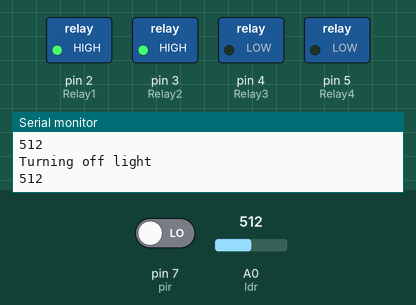
A sketch run on a simulated Arduino Uno, built with avr-gcc and run on an emulated ATmega328P. Parts: switched loads named in the sketch (green lamp = pin HIGH), the last lines printed to the serial monitor. The inputs (shaded band) are chosen by the test bench; at power-on: A0 (ldr) = 512, pin 7 (pir) LOW.

Above: at 1.2 s.
1.3 s: A0 (ldr) set to 108
4.3 s: A0 (ldr) set to 93
At 5.5 s:
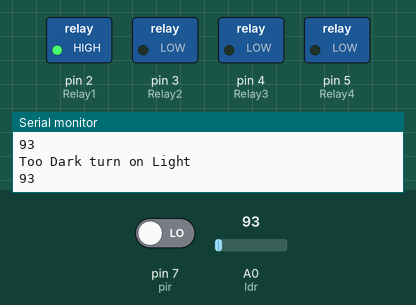
5.8 s: pin 7 (pir) driven HIGH
At 6.2 s:
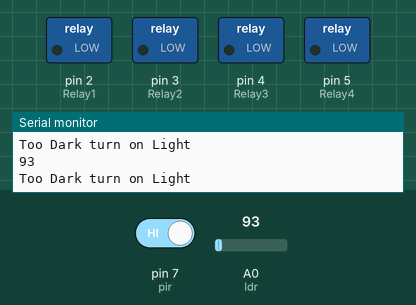
7.3 s: A0 (ldr) set to 110
At 7.8 s:
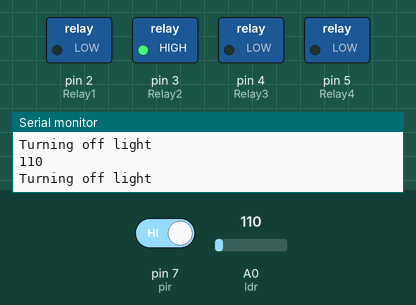
8.8 s: pin 7 (pir) driven LOW
At 11.1 s:
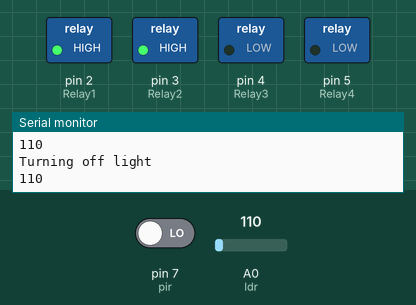
Timing chart, 0 to 12.6 s (numbered marks = the images above; inputs shaded):
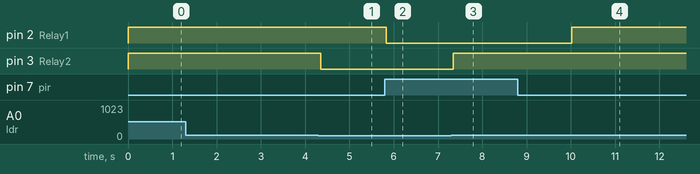

The sketch:

LDR___PIR___IR.ino
```cpp
#include <IRremote.h>
# define ldr A0
#define Relay1 2 //PIR
#define Relay2 3 //LDR
#define Relay3 4 //IR
#define Relay4 5 //IR


int RECV_PIN = 6;
IRrecv irrecv(RECV_PIN);
decode_results results;
int count;
int pir = 7;
int Check;
int ldr_value;
long number;
void setup() {
  // put your setup code here, to run once:

Serial.begin(9600);
pinMode(pir,INPUT);
pinMode(Relay1,OUTPUT);
pinMode(Relay2,OUTPUT);
pinMode(Relay3,OUTPUT);
pinMode(Relay4,OUTPUT);
digitalWrite(pir,HIGH);


Serial.println("Enabling IRin");
  irrecv.enableIRIn(); // Start the receiver
  Serial.println("Enabled IRin");
}

void loop() {
//  // put your main code here, to run repeatedly:
long timer=millis();
long t=timer/1000;

t=t%10;
if(t == 0) {
Check=digitalRead(pir);
Serial.println(Check);
}
if (Check == 0){

  digitalWrite(Relay1,HIGH);
Check=digitalRead(pir);
}
else {
  digitalWrite(Relay1,LOW);

}
ldr_value=analogRead(ldr);
Serial.println(ldr_value);
if (ldr_value < 100){
  Serial.println("Too Dark turn on Light");
  digitalWrite(Relay2,LOW);

}
else{
  Serial.println("Turning off light");
  digitalWrite(Relay2,HIGH);

}
if (irrecv.decode(&results)) {
    Serial.println(results.value, HEX);
    number= results.value, HEX;
    irrecv.resume(); // Receive the next value
 delay(260);
  }


if (number == 16 ){
    count++;
    digitalWrite(Relay3,HIGH);
    Serial.println("Relay 3 Off");
  }
  if (number == 16 && count==1){
    digitalWrite(Relay3,LOW);
    Serial.println("Relay 3 On");
  count=0;
  }
if (number == 2064){
    count++;
    digitalWrite(Relay3,LOW);
    Serial.println("Relay 3 On");
  }
  if (number == 2064 && count==1){
    digitalWrite(Relay3,LOW);
    Serial.println("Relay 3 On");
  count=0;
  }
//if (number == 528 ){
  //  digitalWrite(Relay4,HIGH);
    //Serial.println("Relay 4 Off");
  //}
//if (number == 3088){
  //  digitalWrite(Relay4,LOW);
    //Serial.println("Relay 4 On");
  //}
//if (number == 1040){
  //  digitalWrite(Relay3,HIGH);
    //digitalWrite(Relay4,HIGH);
  //  Serial.println("Everything Shuttdown");
  //}


}
```

Measured:
- the behaviour switches between 100 and 99 on A0 (ldr) (found by bisection; images 0 and 1)
- after the input at 4.3 s, pin 3 (Relay2): HIGH → LOW after 0.05 s
- after the input at 5.8 s, pin 2 (Relay1): HIGH → LOW at once
- after the input at 7.3 s, pin 3 (Relay2): LOW → HIGH after 0.05 s
- after the input at 8.8 s, pin 2 (Relay1): LOW → HIGH after 1.2 s
